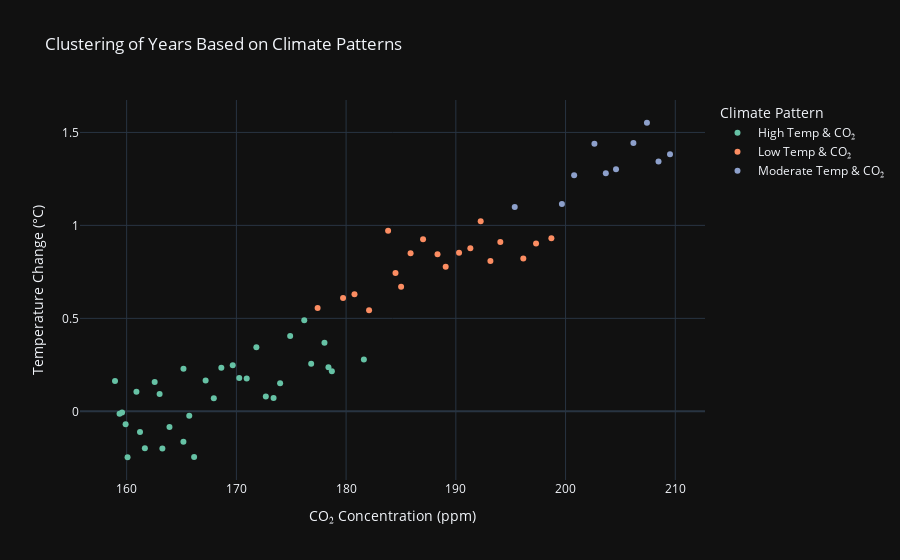

The notebook cell saved with this chart:
### Code cell
from sklearn.cluster import KMeans
from sklearn.preprocessing import StandardScaler
import numpy as np

# preparing the data for clustering
clustering_data = merged_data[["Temperature Change", "CO₂ Concentration"]].dropna()

scaler = StandardScaler()
scaled_data = scaler.fit_transform(clustering_data)

# applying K-Means clustering
kmeans = KMeans(n_clusters=3, random_state=42)  # assuming 3 clusters for simplicity
clustering_data['Cluster'] = kmeans.fit_predict(scaled_data)

# adding labels for periods with similar climate patterns
clustering_data['Label'] = clustering_data['Cluster'].map({
    0: 'Moderate Temp & CO₂',
    1: 'High Temp & CO₂',
    2: 'Low Temp & CO₂'
})

import plotly.express as px

fig_clusters = px.scatter(
    clustering_data,
    x="CO₂ Concentration",
    y="Temperature Change",
    color="Label",
    color_discrete_sequence=px.colors.qualitative.Set2,
    labels={
        "CO₂ Concentration": "CO₂ Concentration (ppm)",
        "Temperature Change": "Temperature Change (°C)",
       
    },
    title="Clustering of Years Based on Climate Patterns"
)

fig_clusters.update_layout(
    template="plotly_dark",
    legend_title="Climate Pattern"
)

fig_clusters.show()

### Figure 1 — Plotly figure (JSON) as saved in the notebook; plotly's stock layout.template omitted (floating-point values rounded to 4 significant figures)
{"data": [{"hovertemplate": "Label=High Temp & CO₂<br>CO₂ Concentration (ppm)=%{x}<br>Temperature Change (°C)=%{y}<extra></extra>", "legendgroup": "High Temp & CO₂", "marker": {"color": "rgb(102,194,165)", "symbol": "circle"}, "mode": "markers", "name": "High Temp & CO₂", "orientation": "v", "showlegend": true, "type": "scatter", "x": [158.9, 159.4, 159.6, 159.9, 160.1, 160.9, 161.2, 161.7, 162.6, 163.0, 163.3, 163.9, 165.2, 165.2, 165.7, 166.1, 167.2, 167.9, 168.6, 169.7, 170.3, 170.9, 171.8, 172.7, 173.4, 174.0, 174.9, 176.2, 176.8, 178.0, 178.4, 178.7, 181.6], "xaxis": "x", "y": [0.1631, -0.01348, -0.006043, -0.07006, -0.247, 0.1055, -0.1108, -0.1991, 0.1579, 0.09249, -0.2005, -0.08491, 0.2294, -0.163, -0.02349, -0.2459, 0.1658, 0.06963, 0.2338, 0.2473, 0.1786, 0.1765, 0.3446, 0.08012, 0.07129, 0.1512, 0.405, 0.4901, 0.2562, 0.3682, 0.2365, 0.216, 0.2792], "yaxis": "y"}, {"hovertemplate": "Label=Low Temp & CO₂<br>CO₂ Concentration (ppm)=%{x}<br>Temperature Change (°C)=%{y}<extra></extra>", "legendgroup": "Low Temp & CO₂", "marker": {"color": "rgb(252,141,98)", "symbol": "circle"}, "mode": "markers", "name": "Low Temp & CO₂", "orientation": "v", "showlegend": true, "type": "scatter", "x": [177.4, 179.7, 180.8, 182.1, 183.8, 184.5, 185.0, 185.9, 187.0, 188.3, 189.1, 190.3, 191.3, 192.3, 193.2, 194.1, 196.2, 197.3, 198.7], "xaxis": "x", "y": [0.5553, 0.6095, 0.6292, 0.544, 0.9713, 0.7433, 0.6698, 0.8502, 0.925, 0.8442, 0.7778, 0.853, 0.8766, 1.023, 0.8084, 0.9106, 0.8214, 0.9022, 0.9312], "yaxis": "y"}, {"hovertemplate": "Label=Moderate Temp & CO₂<br>CO₂ Concentration (ppm)=%{x}<br>Temperature Change (°C)=%{y}<extra></extra>", "legendgroup": "Moderate Temp & CO₂", "marker": {"color": "rgb(141,160,203)", "symbol": "circle"}, "mode": "markers", "name": "Moderate Temp & CO₂", "orientation": "v", "showlegend": true, "type": "scatter", "x": [195.4, 199.7, 200.8, 202.6, 203.7, 204.6, 206.2, 207.4, 208.5, 209.5], "xaxis": "x", "y": [1.099, 1.115, 1.27, 1.44, 1.281, 1.302, 1.443, 1.552, 1.344, 1.382], "yaxis": "y"}], "layout": {"legend": {"title": {"text": "Climate Pattern"}, "tracegroupgap": 0}, "title": {"text": "Clustering of Years Based on Climate Patterns"}, "xaxis": {"anchor": "y", "domain": [0, 1], "title": {"text": "CO₂ Concentration (ppm)"}}, "yaxis": {"anchor": "x", "domain": [0, 1], "title": {"text": "Temperature Change (°C)"}}}}
